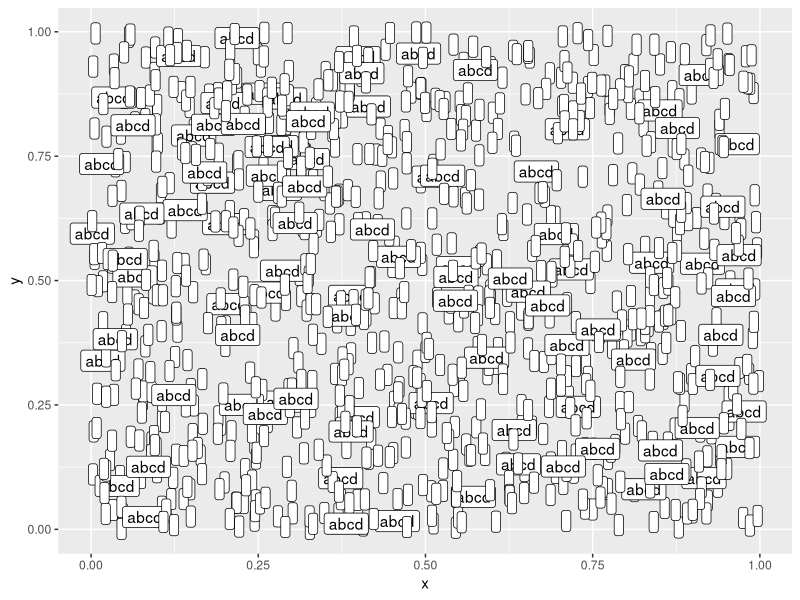
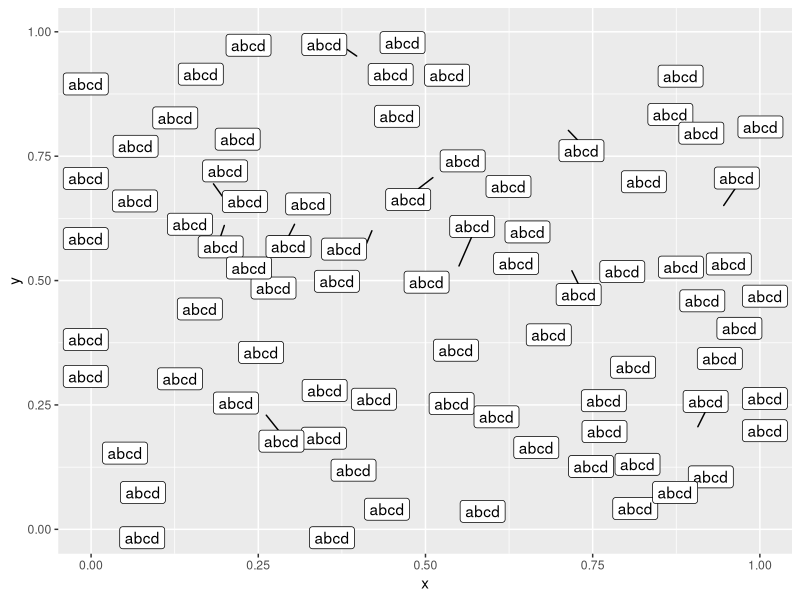

Write R code to recreate these figures, in order. (Note: this script raises an error after producing the figures.)
# test for bug in ggrepel/ggplot2
library(ggplot2)
library(ggrepel)

# sometimes works, usually R crashes
n = 1000L
my.data <- data.frame(x = runif(n), y = runif(n),
                      my.label = c(rep("", n/100 - 1), "abcd"),
                      stringsAsFactors = FALSE)

# ggplot(my.data, aes(x, y, label = my.label)) +
#  geom_label()

fig_label <-
  ggplot(my.data, aes(x, y, label = my.label)) +
  geom_label()

str(fig_label)

fig_label

fig_label_repel <-
  ggplot(my.data, aes(x, y, label = my.label)) +
  geom_label_repel()

str(fig_label_repel)

fig_label_repel

fig_label_s <-
  ggplot(my.data, aes(x, y, label = my.label)) +
  geom_label_s()

str(fig_label_s)

fig_label_s

# never works, R crashes
# in 2025 no crash, warning and empty plot rendered

n = 10000L
my.data <- data.frame(x = runif(n), y = runif(n),
                      my.label = c(rep("", n/1000 - 1), "abcd"))

# ggplot(my.data, aes(x, y, label = my.label)) +
#  geom_label()

fig <-
  ggplot(my.data, aes(x, y, label = my.label)) +
  geom_label_repel()

fig

